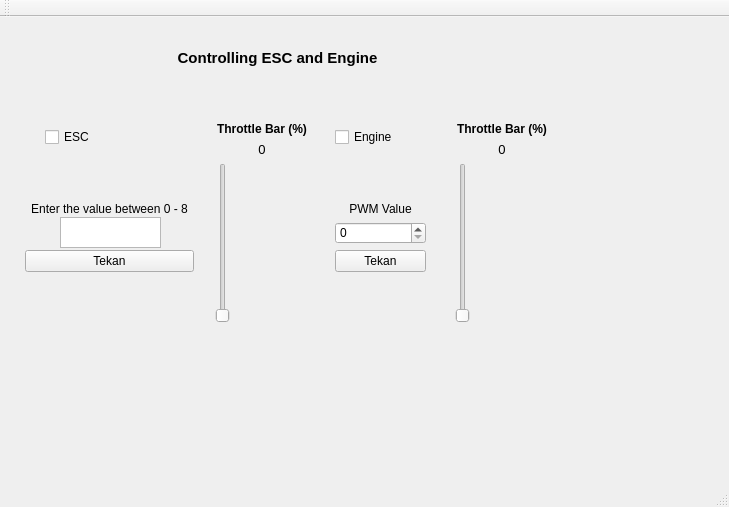
<?xml version="1.0" encoding="UTF-8"?>
<ui version="4.0">
 <class>MainWindow</class>
 <widget class="QMainWindow" name="MainWindow">
  <property name="geometry">
   <rect>
    <x>0</x>
    <y>0</y>
    <width>729</width>
    <height>507</height>
   </rect>
  </property>
  <property name="windowTitle">
   <string>MainWindow</string>
  </property>
  <widget class="QWidget" name="centralWidget">
   <widget class="QWidget" name="horizontalLayoutWidget">
    <property name="geometry">
     <rect>
      <x>330</x>
      <y>100</y>
      <width>101</width>
      <height>41</height>
     </rect>
    </property>
    <layout class="QHBoxLayout" name="horizontalLayout">
     <property name="leftMargin">
      <number>5</number>
     </property>
     <property name="topMargin">
      <number>5</number>
     </property>
     <property name="rightMargin">
      <number>5</number>
     </property>
     <property name="bottomMargin">
      <number>5</number>
     </property>
     <item>
      <widget class="QCheckBox" name="checkBox">
       <property name="text">
        <string>Engine</string>
       </property>
      </widget>
     </item>
    </layout>
   </widget>
   <widget class="QWidget" name="horizontalLayoutWidget_3">
    <property name="geometry">
     <rect>
      <x>40</x>
      <y>100</y>
      <width>101</width>
      <height>41</height>
     </rect>
    </property>
    <layout class="QHBoxLayout" name="horizontalLayout_3">
     <property name="leftMargin">
      <number>5</number>
     </property>
     <property name="topMargin">
      <number>5</number>
     </property>
     <property name="rightMargin">
      <number>5</number>
     </property>
     <property name="bottomMargin">
      <number>5</number>
     </property>
     <item>
      <widget class="QCheckBox" name="checkBox_2">
       <property name="text">
        <string>ESC</string>
       </property>
      </widget>
     </item>
    </layout>
   </widget>
   <widget class="QWidget" name="verticalLayoutWidget">
    <property name="geometry">
     <rect>
      <x>160</x>
      <y>20</y>
      <width>235</width>
      <height>41</height>
     </rect>
    </property>
    <layout class="QVBoxLayout" name="verticalLayout">
     <property name="leftMargin">
      <number>5</number>
     </property>
     <property name="topMargin">
      <number>5</number>
     </property>
     <property name="rightMargin">
      <number>5</number>
     </property>
     <property name="bottomMargin">
      <number>5</number>
     </property>
     <item>
      <widget class="QLabel" name="label">
       <property name="font">
        <font>
         <pointsize>11</pointsize>
         <weight>75</weight>
         <bold>true</bold>
        </font>
       </property>
       <property name="text">
        <string>Controlling ESC and Engine</string>
       </property>
       <property name="alignment">
        <set>Qt::AlignCenter</set>
       </property>
      </widget>
     </item>
    </layout>
   </widget>
   <widget class="QWidget" name="verticalLayoutWidget_2">
    <property name="geometry">
     <rect>
      <x>20</x>
      <y>180</y>
      <width>179</width>
      <height>80</height>
     </rect>
    </property>
    <layout class="QVBoxLayout" name="verticalLayout_2">
     <property name="leftMargin">
      <number>5</number>
     </property>
     <property name="topMargin">
      <number>5</number>
     </property>
     <property name="rightMargin">
      <number>5</number>
     </property>
     <property name="bottomMargin">
      <number>5</number>
     </property>
     <item>
      <widget class="QLabel" name="label_2">
       <property name="font">
        <font>
         <pointsize>9</pointsize>
        </font>
       </property>
       <property name="text">
        <string>Enter the value between 0 - 8</string>
       </property>
       <property name="alignment">
        <set>Qt::AlignHCenter|Qt::AlignTop</set>
       </property>
      </widget>
     </item>
     <item>
      <widget class="QPushButton" name="pushButton">
       <property name="text">
        <string>Tekan</string>
       </property>
      </widget>
     </item>
    </layout>
   </widget>
   <widget class="QWidget" name="verticalLayoutWidget_3">
    <property name="geometry">
     <rect>
      <x>330</x>
      <y>180</y>
      <width>101</width>
      <height>80</height>
     </rect>
    </property>
    <layout class="QVBoxLayout" name="verticalLayout_3">
     <property name="leftMargin">
      <number>5</number>
     </property>
     <property name="topMargin">
      <number>5</number>
     </property>
     <property name="rightMargin">
      <number>5</number>
     </property>
     <property name="bottomMargin">
      <number>5</number>
     </property>
     <item>
      <widget class="QLabel" name="label_3">
       <property name="font">
        <font>
         <pointsize>9</pointsize>
        </font>
       </property>
       <property name="text">
        <string>PWM Value</string>
       </property>
       <property name="alignment">
        <set>Qt::AlignHCenter|Qt::AlignTop</set>
       </property>
      </widget>
     </item>
     <item>
      <widget class="QSpinBox" name="spinBox_2">
       <property name="alignment">
        <set>Qt::AlignLeading|Qt::AlignLeft|Qt::AlignTop</set>
       </property>
       <property name="maximum">
        <number>255</number>
       </property>
       <property name="singleStep">
        <number>0</number>
       </property>
       <property name="value">
        <number>0</number>
       </property>
      </widget>
     </item>
     <item>
      <widget class="QPushButton" name="pushButton_2">
       <property name="text">
        <string>Tekan</string>
       </property>
      </widget>
     </item>
    </layout>
   </widget>
   <widget class="QWidget" name="verticalLayoutWidget_4">
    <property name="geometry">
     <rect>
      <x>450</x>
      <y>100</y>
      <width>104</width>
      <height>211</height>
     </rect>
    </property>
    <layout class="QVBoxLayout" name="verticalLayout_4" stretch="0,0,0">
     <property name="leftMargin">
      <number>5</number>
     </property>
     <property name="topMargin">
      <number>5</number>
     </property>
     <property name="rightMargin">
      <number>5</number>
     </property>
     <property name="bottomMargin">
      <number>5</number>
     </property>
     <item>
      <widget class="QLabel" name="label_4">
       <property name="text">
        <string>&lt;html&gt;&lt;head/&gt;&lt;body&gt;&lt;p&gt;&lt;span style=&quot; font-weight:600;&quot;&gt;Throttle Bar (%)&lt;/span&gt;&lt;/p&gt;&lt;/body&gt;&lt;/html&gt;</string>
       </property>
       <property name="alignment">
        <set>Qt::AlignHCenter|Qt::AlignTop</set>
       </property>
      </widget>
     </item>
     <item>
      <widget class="QLabel" name="label_rpm">
       <property name="text">
        <string>&lt;html&gt;&lt;head/&gt;&lt;body&gt;&lt;p&gt;&lt;span style=&quot; font-size:10pt;&quot;&gt;0&lt;/span&gt;&lt;/p&gt;&lt;/body&gt;&lt;/html&gt;</string>
       </property>
       <property name="alignment">
        <set>Qt::AlignCenter</set>
       </property>
      </widget>
     </item>
     <item>
      <widget class="QSlider" name="verticalSlider_rpm">
       <property name="sizeIncrement">
        <size>
         <width>0</width>
         <height>5</height>
        </size>
       </property>
       <property name="layoutDirection">
        <enum>Qt::LeftToRight</enum>
       </property>
       <property name="maximum">
        <number>100</number>
       </property>
       <property name="singleStep">
        <number>25</number>
       </property>
       <property name="pageStep">
        <number>6</number>
       </property>
       <property name="value">
        <number>0</number>
       </property>
       <property name="sliderPosition">
        <number>0</number>
       </property>
       <property name="orientation">
        <enum>Qt::Vertical</enum>
       </property>
      </widget>
     </item>
    </layout>
   </widget>
   <widget class="QWidget" name="verticalLayoutWidget_5">
    <property name="geometry">
     <rect>
      <x>210</x>
      <y>100</y>
      <width>104</width>
      <height>211</height>
     </rect>
    </property>
    <layout class="QVBoxLayout" name="verticalLayout_5" stretch="0,0,0">
     <property name="leftMargin">
      <number>5</number>
     </property>
     <property name="topMargin">
      <number>5</number>
     </property>
     <property name="rightMargin">
      <number>5</number>
     </property>
     <property name="bottomMargin">
      <number>5</number>
     </property>
     <item>
      <widget class="QLabel" name="label_5">
       <property name="text">
        <string>&lt;html&gt;&lt;head/&gt;&lt;body&gt;&lt;p&gt;&lt;span style=&quot; font-weight:600;&quot;&gt;Throttle Bar (%)&lt;/span&gt;&lt;/p&gt;&lt;/body&gt;&lt;/html&gt;</string>
       </property>
       <property name="alignment">
        <set>Qt::AlignHCenter|Qt::AlignTop</set>
       </property>
      </widget>
     </item>
     <item>
      <widget class="QLabel" name="label_Thrust">
       <property name="font">
        <font>
         <pointsize>10</pointsize>
        </font>
       </property>
       <property name="text">
        <string>&lt;html&gt;&lt;head/&gt;&lt;body&gt;&lt;p&gt;&lt;span style=&quot; font-size:10pt;&quot;&gt;0&lt;/span&gt;&lt;/p&gt;&lt;/body&gt;&lt;/html&gt;</string>
       </property>
       <property name="alignment">
        <set>Qt::AlignCenter</set>
       </property>
      </widget>
     </item>
     <item>
      <widget class="QSlider" name="verticalSlider_thrust">
       <property name="maximumSize">
        <size>
         <width>16777215</width>
         <height>16777214</height>
        </size>
       </property>
       <property name="sizeIncrement">
        <size>
         <width>0</width>
         <height>5</height>
        </size>
       </property>
       <property name="maximum">
        <number>180</number>
       </property>
       <property name="singleStep">
        <number>1</number>
       </property>
       <property name="pageStep">
        <number>6</number>
       </property>
       <property name="value">
        <number>0</number>
       </property>
       <property name="sliderPosition">
        <number>0</number>
       </property>
       <property name="orientation">
        <enum>Qt::Vertical</enum>
       </property>
       <property name="tickInterval">
        <number>0</number>
       </property>
      </widget>
     </item>
    </layout>
   </widget>
   <widget class="QTextEdit" name="textEdit">
    <property name="geometry">
     <rect>
      <x>60</x>
      <y>200</y>
      <width>101</width>
      <height>31</height>
     </rect>
    </property>
   </widget>
  </widget>
  <widget class="QMenuBar" name="menuBar">
   <property name="geometry">
    <rect>
     <x>0</x>
     <y>0</y>
     <width>729</width>
     <height>21</height>
    </rect>
   </property>
  </widget>
  <widget class="QToolBar" name="mainToolBar">
   <attribute name="toolBarArea">
    <enum>TopToolBarArea</enum>
   </attribute>
   <attribute name="toolBarBreak">
    <bool>false</bool>
   </attribute>
  </widget>
  <widget class="QStatusBar" name="statusBar"/>
 </widget>
 <layoutdefault spacing="6" margin="11"/>
 <resources/>
 <connections/>
</ui>
